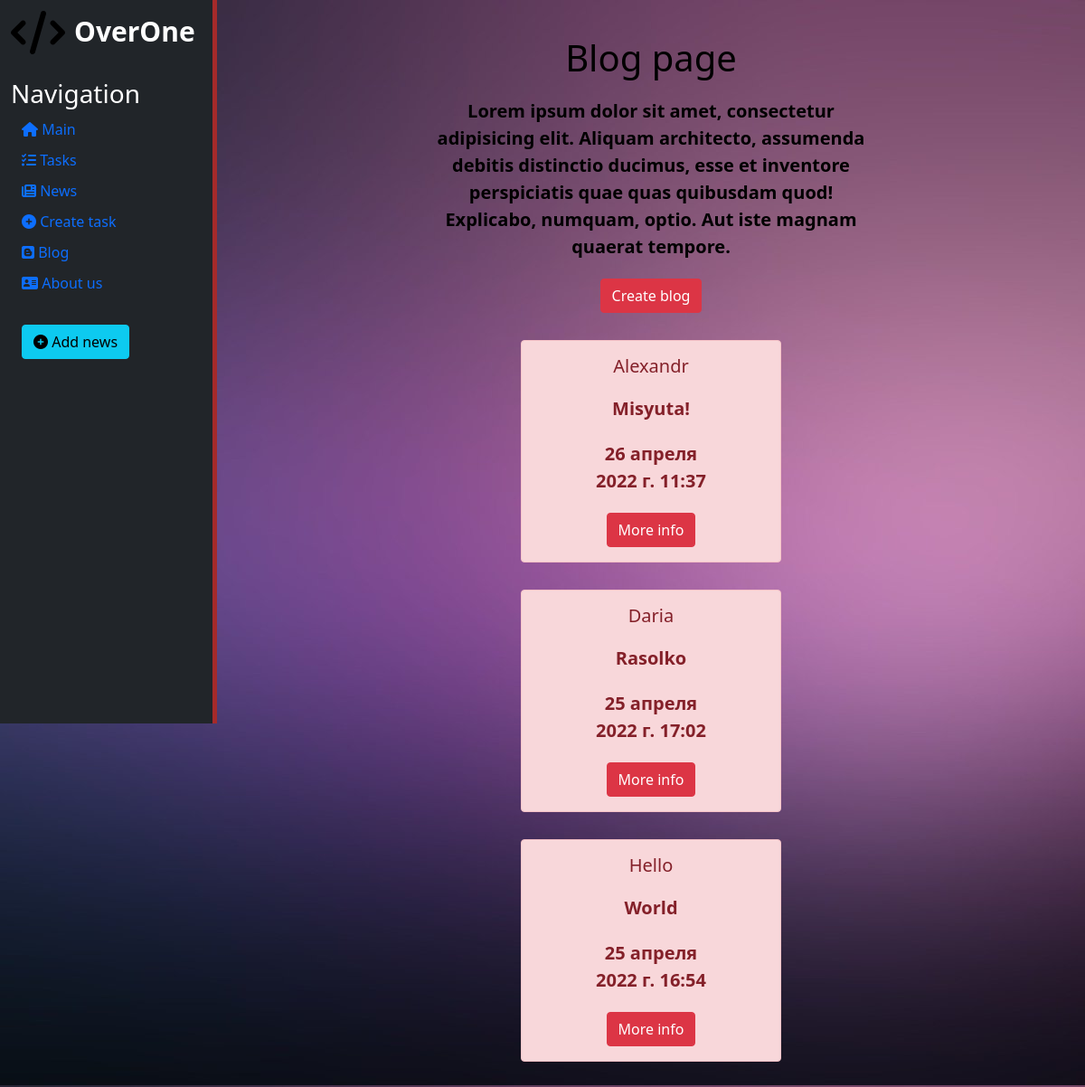
Page /blog on the committed database.
### blog/models.py (models this page shows, shortened)
class Post(models.Model):
    title = models.CharField('Name', max_length=50)
    text = models.TextField('Caption news')
    categories = models.ManyToManyField(Category, related_name='posts')
    created = models.DateTimeField('Date publication', auto_now_add=True)
    edit = models.DateTimeField('Date edit', auto_now=True)
    class Meta:
        verbose_name = 'Post'
        verbose_name_plural = 'Posts'

### blog/views.py (the view)
# urls.py: path('', views.home, name='blog'),
def home(request):
    posts = Post.objects.all().order_by('-id')
    context = {
        'posts': posts,
        'title': 'Blog page'
    }
    return render(request, 'blog/home.html', context)

### blog/templates/blog/home.html (shortened to what this page needs)
{% extends 'base.html' %}
{% block body %}
<h1>Blog page</h1>
<p>Lorem ipsum dolor sit amet, consectetur adipisicing elit. Aliquam architecto, assumenda debitis distinctio ducimus, esse et inventore perspiciatis quae quas quibusdam quod! Explicabo, numquam, optio. Aut iste magnam quaerat tempore.</p>
<a href="{% url 'create_blog' %}" class="btn btn-danger"> Create blog</a>
{% if posts %}
    {% for el in posts %}
        <div class='post-body'>
            <div class="alert alert-danger">
                <h5 class="card-text">{{ el.title }}</h5>
                <p>{{ el.text }}</p>
                <p>{{ el.created }}</p>
                <a href="{% url 'detail_blog' el.id %}" class="btn btn-danger"> More info</a>
            </div>
        </div>
    {% endfor %}
{% endif %}
{% endblock %}

### main/static/main/css/main.css (style rules this page uses)
body { background-image: url(grad3.jpg); background-attachment: fixed; }
main .home p { width: 50%; margin: 20px auto; }

### blog/static/blog/css/main.css (style rules this page uses)
main .post-body { width: 30%; margin: 30px 35%; }

### rows in the picture
Post: title "Alexandr", text "Misyuta!", created "26 апреля 2022 г. 11:37"
Post: title "Daria", text "Rasolko", created "25 апреля 2022 г. 17:02"
Post: title "Hello", text "World", created "25 апреля 2022 г. 16:54"
